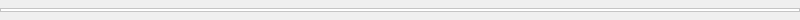
<?xml version="1.0" encoding="UTF-8"?>
<ui version="4.0">
 <class>MusicSlider</class>
 <widget class="QWidget" name="MusicSlider">
  <property name="geometry">
   <rect>
    <x>0</x>
    <y>0</y>
    <width>800</width>
    <height>20</height>
   </rect>
  </property>
  <property name="windowTitle">
   <string>Form</string>
  </property>
  <property name="styleSheet">
   <string notr="true"/>
  </property>
  <widget class="QFrame" name="inLine">
   <property name="geometry">
    <rect>
     <x>0</x>
     <y>8</y>
     <width>800</width>
     <height>4</height>
    </rect>
   </property>
   <property name="styleSheet">
    <string notr="true">#inLine
{
	background-color:white;
}</string>
   </property>
   <property name="frameShape">
    <enum>QFrame::StyledPanel</enum>
   </property>
   <property name="frameShadow">
    <enum>QFrame::Raised</enum>
   </property>
  </widget>
  <widget class="QFrame" name="outLine">
   <property name="geometry">
    <rect>
     <x>0</x>
     <y>8</y>
     <width>0</width>
     <height>4</height>
    </rect>
   </property>
   <property name="styleSheet">
    <string notr="true">#outLine
{
	background-color:#1ECC94;
}</string>
   </property>
   <property name="frameShape">
    <enum>QFrame::StyledPanel</enum>
   </property>
   <property name="frameShadow">
    <enum>QFrame::Raised</enum>
   </property>
  </widget>
 </widget>
 <resources/>
 <connections/>
</ui>
